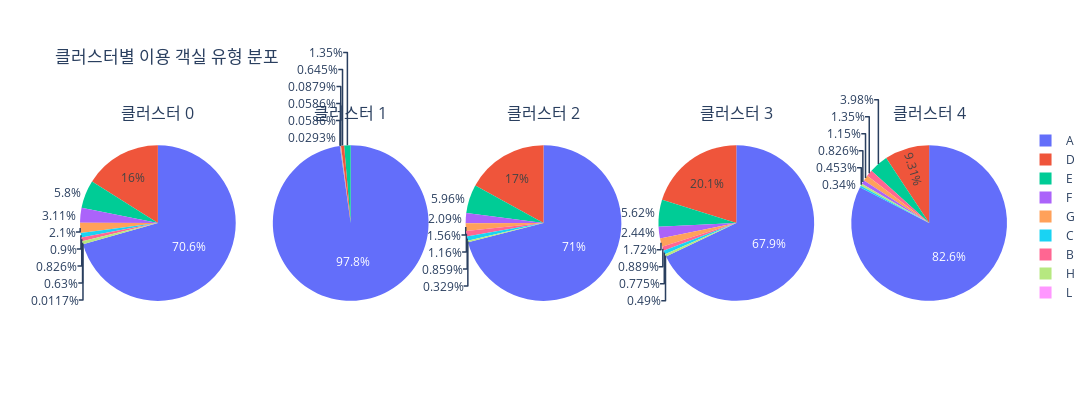

This figure's notebook cell:
### Code cell
import plotly.express as px
import pandas as pd
from plotly.subplots import make_subplots
import plotly.graph_objects as go

# df_resort_clustered DataFrame 사용

# 클러스터별 reserved_room_type 분포 계산
df_room_type_cluster = df_resort_clustered.groupby(['cluster_label', 'reserved_room_type']).size().reset_index(name='count')

# 각 클러스터별 파이 차트 생성
clusters = sorted(df_room_type_cluster['cluster_label'].unique())
num_clusters = len(clusters)

# 서브플롯 설정 (한 줄에 모든 파이 차트 표시)
rows = 1
cols = num_clusters

fig_room_type = make_subplots(rows=rows, cols=cols, specs=[[{'type':'domain'}]*cols],
                                   subplot_titles=[f'클러스터 {c}' for c in clusters])

# 각 클러스터에 대해 파이 차트 추가
for i, cluster in enumerate(clusters):
    df_cluster = df_room_type_cluster[df_room_type_cluster['cluster_label'] == cluster].copy() # Create a copy

    if not df_cluster.empty:
        fig_room_type.add_trace(go.Pie(labels=df_cluster['reserved_room_type'], values=df_cluster['count'], name=f'클러스터 {cluster}',
                                       hoverinfo='label+value+percent'), # Show hover info
                                1, i+1) # row, col 순서 수정

fig_room_type.update_layout(title_text='클러스터별 이용 객실 유형 분포', height=400, width=1200) # 차트 크기 조정
fig_room_type.show()

### Figure 1 — Plotly figure (JSON) as saved in the notebook; plotly's stock layout.template omitted (floating-point values rounded to 4 significant figures)
{"data": [{"domain": {"x": [0, 0.168], "y": [0, 1]}, "hoverinfo": "label+value+percent", "labels": ["A", "B", "C", "D", "E", "F", "G", "H", "L"], "name": "클러스터 0", "type": "pie", "values": [36321, 425, 463, 8258, 2986, 1599, 1081, 324, 6]}, {"domain": {"x": [0.208, 0.376], "y": [0, 1]}, "hoverinfo": "label+value+percent", "labels": ["A", "B", "C", "D", "E", "F", "G"], "name": "클러스터 1", "type": "pie", "values": [3336, 2, 2, 22, 46, 1, 3]}, {"domain": {"x": [0.416, 0.584], "y": [0, 1]}, "hoverinfo": "label+value+percent", "labels": ["A", "B", "C", "D", "E", "F", "G", "H"], "name": "클러스터 2", "type": "pie", "values": [15305, 251, 185, 3663, 1285, 451, 337, 71]}, {"domain": {"x": [0.624, 0.792], "y": [0, 1]}, "hoverinfo": "label+value+percent", "labels": ["A", "B", "C", "D", "E", "F", "G", "H"], "name": "클러스터 3", "type": "pie", "values": [20237, 265, 231, 6003, 1674, 726, 511, 146]}, {"domain": {"x": [0.832, 1], "y": [0, 1]}, "hoverinfo": "label+value+percent", "labels": ["A", "B", "C", "D", "E", "F", "G", "H"], "name": "클러스터 4", "type": "pie", "values": [10199, 167, 42, 1150, 491, 102, 142, 56]}], "layout": {"annotations": [{"font": {"size": 16}, "showarrow": false, "text": "클러스터 0", "x": 0.084, "xanchor": "center", "xref": "paper", "y": 1, "yanchor": "bottom", "yref": "paper"}, {"font": {"size": 16}, "showarrow": false, "text": "클러스터 1", "x": 0.292, "xanchor": "center", "xref": "paper", "y": 1, "yanchor": "bottom", "yref": "paper"}, {"font": {"size": 16}, "showarrow": false, "text": "클러스터 2", "x": 0.5, "xanchor": "center", "xref": "paper", "y": 1, "yanchor": "bottom", "yref": "paper"}, {"font": {"size": 16}, "showarrow": false, "text": "클러스터 3", "x": 0.708, "xanchor": "center", "xref": "paper", "y": 1, "yanchor": "bottom", "yref": "paper"}, {"font": {"size": 16}, "showarrow": false, "text": "클러스터 4", "x": 0.916, "xanchor": "center", "xref": "paper", "y": 1, "yanchor": "bottom", "yref": "paper"}], "height": 400, "title": {"text": "클러스터별 이용 객실 유형 분포"}, "width": 1200}}
